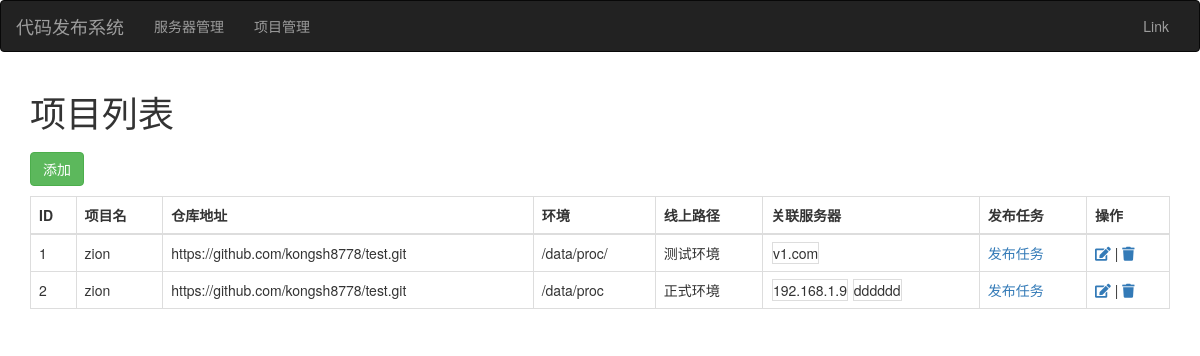
The page /project/list/ on the database its author committed.
### web/models.py (models this page shows, shortened)
class Project(models.Model):
    title = models.CharField(verbose_name="项目名", max_length=32)
    repo = models.CharField(verbose_name="仓库地址", max_length=128)
    evn_choice = (
        ("prod", "正式环境"),
        ("test", "测试环境"),
    )
    env = models.CharField(verbose_name="环境", max_length=16, choices=evn_choice, default="test")
    path = models.CharField(verbose_name="线上项目地址", max_length=128)
    servers = models.ManyToManyField(verbose_name="关联服务器", to="Server")

class Server(models.Model):
    hostname = models.CharField(verbose_name="主机名", max_length=32)
    def __str__(self):
        return self.hostname

### web/views/project.py (the view)
# urls.py: re_path("project/list/$", project.project_list, name='project_list'),
def project_list(request):
    queryset = models.Project.objects.all()
    return render(request, "project_list.html", {'queryset': queryset})

### web/templates/project_list.html (shortened to what this page needs)
{% extends 'layout.html' %}
{% block content %}
    <div class="container">
        <h1>项目列表</h1>
        <div>
            <a href="{% url 'project_add' %}" class="btn btn-success" style="margin: 10px 0;">添加</a>
        </div>
        <table class="table table-hover table-bordered">
            <thead>
            <tr>
                <th>ID</th>
                <th>项目名</th>
                <th>仓库地址</th>
                <th>环境</th>
                <th>线上路径</th>
                <th>关联服务器</th>
                <th>发布任务</th>
                <th>操作</th>
            </tr>
            </thead>
            <tbody>
            {% for row in queryset %}
                <tr>
                    <td>{{ row.id }}</td>
                    <td>{{ row.title }}</td>
                    <td>{{ row.repo }}</td>
                    <td>{{ row.path }}</td>
                    <td>{{ row.get_env_display }}</td>
                    <td>
                        {% for server in row.servers.all %}
                            <span style="border: 1px solid #dddddd; margin-left: 1px " >{{ server }}</span>
                        {% endfor %}
                    </td>
                    <td><a href="{% url 'task_list' pid=row.id %}">发布任务</a></td>
                    <td>
                        <a href="{% url 'project_edit' sid=row.id %}"><i class="fa fa-edit" aria-hidden="true"></i></a>
                        |
                       <a  onclick="removeRow(this, {{  row.id }});"><i class="fa fa-trash"></i></a>
                    </td>
                </tr>
            {% endfor %}
            </tbody>
        </table>
    </div>
{% endblock %}

### rows shown on the page
Project: id "1", title "zion", repo "https://github.com/kongsh8778/test.git", path "/data/proc/", env "测试环境"
Server: hostname "v1.com"
Project: id "2", title "zion", repo "https://github.com/kongsh8778/test.git", path "/data/proc", env "正式环境"
Server: hostname "192.168.1.9"
Server: hostname "dddddd"
